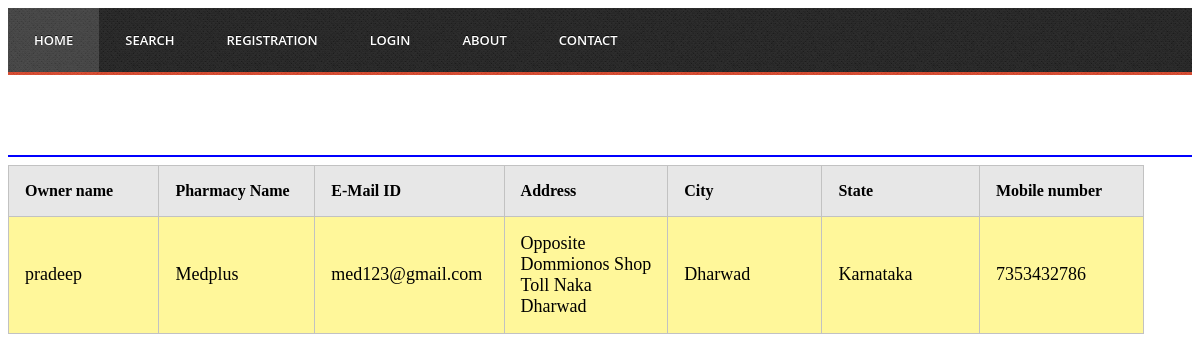
Screenshot of /detail.php?id=1 with the database file from the repository.
### tables this page shows
CREATE TABLE IF NOT EXISTS `pharmacy_registration` (
  `ownername` varchar(100) NOT NULL,
  `lno` varchar(100) NOT NULL,
  `Gender` varchar(10) NOT NULL,
  `pharmacy_name` varchar(100) NOT NULL,
  `preg_date` date NOT NULL,
  `cid` int(30) NOT NULL AUTO_INCREMENT,
  `email` varchar(100) NOT NULL,
  `Address` varchar(100) NOT NULL,
  `city` varchar(20) NOT NULL,
  `state` varchar(100) NOT NULL,
  `mno` varchar(13) NOT NULL,
  PRIMARY KEY (`cid`)
);

### detail.php (the view, shortened to what this page needs)
<html>
<head>
</head>
<body>
<?php
$cid=$_GET['id'];
include("header.php");
$sql="select * from pharmacy_registration where cid='$cid'";
$rs=mysql_query($sql) or die('Database Error: ' . mysql_error());
$num=mysql_num_rows($rs);
if($num >= 1 )
{
	echo "<center>";
	echo "<table class='three'>";
	echo"<marquee behavior='alternate' bgcolor='purple'><h1><font color='white'>Pharmacy List</font></h1></marquee>";
	echo"<hr color='blue'>";
	echo"<tr><th>Owner name</th><th>Pharmacy Name</th><th>E-Mail ID</th><th>Address</th><th>City</th><th>State</th><th>Mobile number</th</tr>";
while($row = mysql_fetch_array( $rs )){
    echo"<tr>";
    echo"<td><font size='4'>$row[0]</font><br></td>";
	echo"<td><font size='4'>$row[3]</font><br></td>";
	echo"<td><font size='4'>$row[6]</font><br></td>";
	echo"<td><font size='4'>$row[7]</font><br></td>";
    echo"<td><font size='4'>$row[8]</font><br></td>";
	echo"<td><font size='4'>$row[9]</font><br></td>";
	echo"<td><font size='4'>$row[10]</font><br></td>";
	echo"</tr>";
		}
		    echo"</table>";
	echo "</center>";
	}
?>
</body>
</html>

### header.php (shortened to what this page needs)
<!doctype html>
<html lang=''>
<head>
</head>
<body>
<div id='cssmenu'>
<ul>
   <li class='active'><a href='index.php'><span>Home</span></a></li>
   <li class='last'><a href='home.php'><span>Search</span></a></li>
   <li class='has-sub'><a href='#'><span>Registration</span></a>
	  <li class='has-sub'><a href='#'><span>Login</span></a>
   </li>
   <li class='last'><a href='about.php'><span>About</span></a>
   </li>
   <li class='last'><a href='contact.php'><span>Contact</span></a></li>
</ul>
</div>
</body>
<html>

### detail.php (style rules this page uses)
table.three { margin-bottom: 3em; border-collapse:collapse; display: inline-block; margin-right: 3em; }
table.three td { text-align: left; width: 10em; border: 0.1em #c2c2c2 solid; padding: 1em; background-color: #fff79a; }
table.three th { text-align: left; padding: 1em; border: 0.1em #c2c2c2 solid; background-color: #e7e7e7; color: black; }
table.three tr { height: 0.8em; }

### header.php (style rules this page uses)
#cssmenu, #cssmenu > ul { background: url(images/highlight-bg.png) repeat; padding-bottom: 3px; font-family: 'Open Sans', sans-serif; font-weight: 600; }
#cssmenu:before, #cssmenu:after, #cssmenu > ul:before, #cssmenu > ul:after { content: ""; display: table; }
#cssmenu:after, #cssmenu > ul:after { clear: both; }
#cssmenu { width: auto; zoom: 1; }
#cssmenu > ul { background: url(images/menu-bg.png) repeat; margin: 0; padding: 0; position: relative; }
#cssmenu > ul li { margin: 0; padding: 0; list-style: none; }
#cssmenu > ul > li { float: left; position: relative; }
#cssmenu > ul > li > a { padding: 23px 26px; display: block; color: white; font-size: 13px; text-decoration: none; text-transform: uppercase; text-shadow: 0 -1px 0 #0d0d0d; text-shadow: 0 -1px 0 rgba(0, 0, 0, 0.7); line-height: 18px; }
#cssmenu > ul > li > a > span { line-height: 18px; }
#cssmenu > ul > li.active > a, #cssmenu > ul > li > a:active { background: url(images/hover.png) repeat; }

### rows the page displays
pharmacy_registration: ownername "pradeep", pharmacy_name "Medplus", email "med123@gmail.com", Address "Opposite Dommionos Shop Toll Naka Dharwad", city "Dharwad", state "Karnataka", mno "7353432786"
